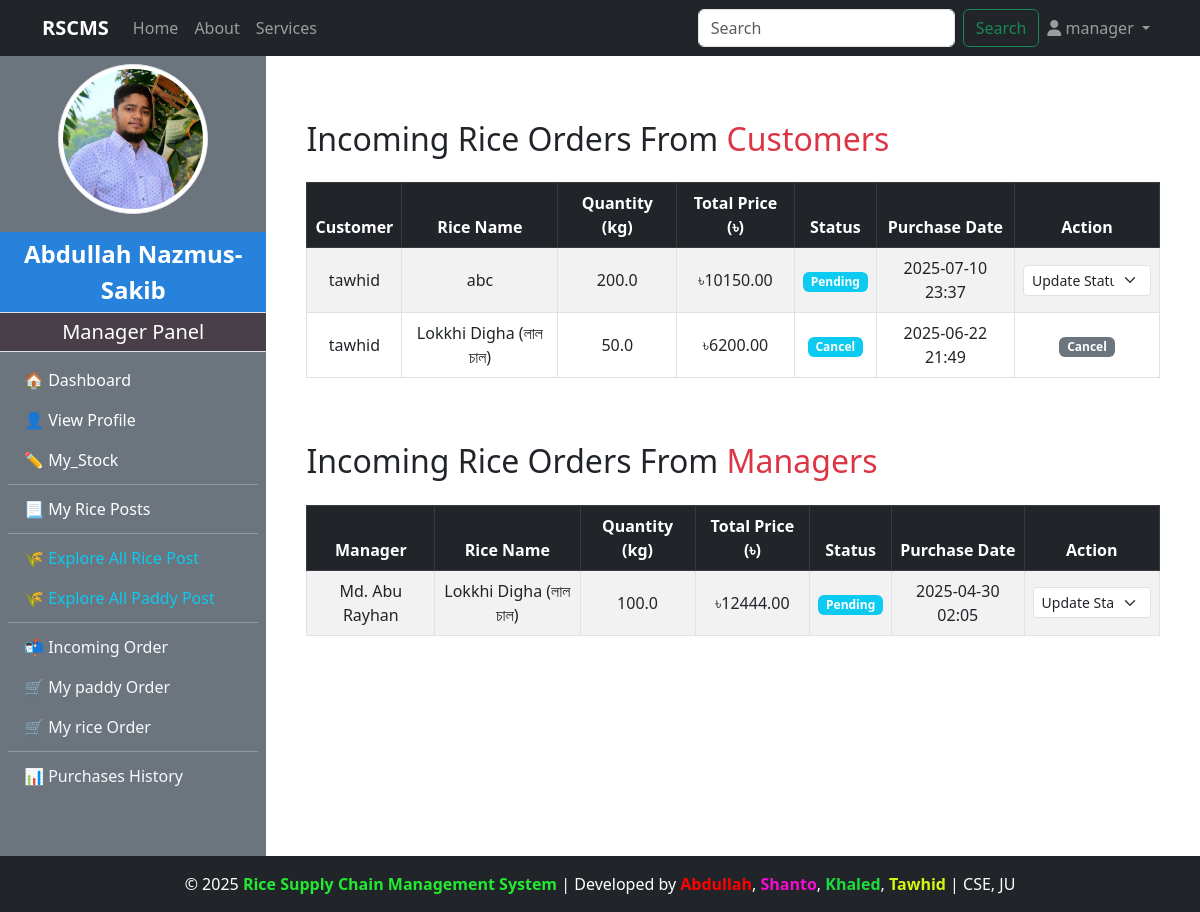
Screenshot of /manager/incoming_order/ (signed in) with the database file from the repository.
### accounts/models.py (models this page shows, shortened)
class CustomUser(AbstractUser):
    ROLE_CHOICES = (
        ('admin', 'Admin'),
        ('manager', 'Manager'),
        ('customer', 'Customer'),
        ('dealer', 'Dealer'),
    )
    role = models.CharField(max_length=20, choices=ROLE_CHOICES, default='admin')

### manager/models.py (models this page shows, shortened)
class ManagerProfile(models.Model):
    user = models.OneToOneField(CustomUser,on_delete=models.CASCADE,limit_choices_to={'role':'manager'},related_name="managerprofile")
    full_name = models.CharField(max_length=100)
    phone_number = models.CharField(max_length=11)
    transaction_password = models.CharField(blank=True)
    address = models.TextField()
    mill_name = models.CharField(max_length=100)
    mill_location = models.TextField()
    profile_image = models.ImageField(upload_to="manager_profile/",blank=True,null=True)
    experience_year = models.PositiveIntegerField(blank=True, null=True)
    bio = models.TextField(blank=True)
    created_at = models.DateTimeField(auto_now_add=True)

class RicePost(models.Model):
    manager = models.ForeignKey(CustomUser,on_delete=models.CASCADE, limit_choices_to={'role':'manager'},related_name="managerPost")
    rice_name = models.CharField(max_length=200, blank=True, null=True)
    quality = models.CharField(max_length=100)
    quantity_kg = models.FloatField()
    price_per_kg = models.DecimalField(max_digits=6, decimal_places=2)
    description = models.TextField()
    is_sold = models.BooleanField(default=False)
    rice_image = models.ImageField(upload_to="rice_image/",blank=True,null=True)
    created_at = models.DateTimeField(auto_now_add=True)

class PurchaseRice(models.Model):
    STATUS_CHOICES = [
        ('Pending', 'Pending'),
        ('Accepted', 'Accepted'),
        ('Shipping', 'Shipping'),
        ('Delivered', 'Delivered'),
        ('Successful', 'Successful'),
        ('Cancelled', 'Cancelled'),
    ]
    manager = models.ForeignKey(CustomUser, on_delete=models.CASCADE)
    rice = models.ForeignKey(RicePost, on_delete=models.CASCADE, related_name="PurchaseRice")
    quantity_purchased = models.FloatField()
    total_price = models.DecimalField(max_digits=10, decimal_places=2)
    profit_or_loss = models.FloatField(null=True, blank=True)
    delivery_cost = models.DecimalField(max_digits=6, decimal_places=2, default=0)
    is_confirmed = models.BooleanField(default=False)
    payment = models.BooleanField(default=False)
    status = models.CharField(max_length=20, choices=STATUS_CHOICES, default='Pending')  # ✅ Add this line
    purchase_date = models.DateTimeField(auto_now_add=True)

### customer/models.py (models this page shows, shortened)
class Purchase_Rice(models.Model):
    STATUS_CHOICES = [
        ('Pending', 'Pending'),
        ('Accepted', 'Accepted'),
        ('Cancel', 'Cancel'),
        ('Shipping', 'Shipping'),
        ('Delivered', 'Delivered'),
        ('Successful', 'Successful'),
    ]
    customer = models.ForeignKey(CustomUser, on_delete=models.CASCADE, related_name='customer_rice_purchases')
    rice = models.ForeignKey(RicePost, on_delete=models.CASCADE, related_name='customer_rice_orders')
    quantity_purchased = models.FloatField()
    total_price = models.DecimalField(max_digits=10, decimal_places=2)
    profit_or_loss = models.DecimalField(max_digits=10, decimal_places=2, default=0)
    delivery_cost = models.DecimalField(max_digits=6, decimal_places=2, default=0)
    is_confirmed = models.BooleanField(default=False)
    payment = models.BooleanField(default=False)
    status = models.CharField(max_length=20, choices=STATUS_CHOICES, default='Pending')  # ✅ New field
    purchase_date = models.DateTimeField(auto_now_add=True)

### manager/views.py (the view)
# urls.py: path('incoming_order/', views.incoming_order, name='incoming_order'),
@login_required
@user_passes_test(lambda u: u.role == 'manager')
def incoming_order(request):
    orders = Purchase_Rice.objects.filter(rice__manager=request.user).order_by("-purchase_date")
    rice_orders = PurchaseRice.objects.filter(rice__manager=request.user).order_by("-purchase_date")
    return render(request, 'manager/incoming_order.html', {'orders': orders,'rice_orders':rice_orders})

### admin_panel/context_processors.py (called while the page is built)
def admin_profile(request):
    if request.user.is_authenticated:
        try:
            admin = AdminProfile.objects.get(user=request.user)
            return {'admin': admin}
        except AdminProfile.DoesNotExist:
            return {}
    return {}

### customer/context_processors.py (called while the page is built)
def customer_profile(request):
    if request.user.is_authenticated:
        try:
            customer = CustomerProfile.objects.get(user=request.user)
            return {'customer': customer}
        except CustomerProfile.DoesNotExist:
            return {}
    return {}

### manager/context_processors.py (called while the page is built)
def manager_profile(request):
    if request.user.is_authenticated:
        try:
            manager = ManagerProfile.objects.get(user=request.user)
            return {'manager': manager}
        except ManagerProfile.DoesNotExist:
            return {}
    return {}

### manager/templates/manager/incoming_order.html (shortened to what this page needs)
{% extends "base.html" %}
{% load widget_tweaks %}
{% block content %}
<div class="container mt-5 mb-5">
    <h2 class="mb-4">Incoming Rice Orders From <span class="text-danger">Customers</span></h2>
    {% if orders %}
        <div class="table-responsive">
            <table class="table table-bordered table-striped table-hover align-middle text-center">
                <thead class="table-dark">
                    <tr>
                        <th>Customer</th>
                        <th>Rice Name</th>
                        <th>Quantity (kg)</th>
                        <th>Total Price (৳)</th>
                        <th>Status</th>
                        <th>Purchase Date</th>
                        <th>Action</th>
                    </tr>
                </thead>
                <tbody>
                    {% for order in orders %}
                        {% if order.status != "Successful" %}
                        <tr>
                            <td>{{ order.customer.username }}</td>
                            <td>{{ order.rice.rice_name }}</td>
                            <td>{{ order.quantity_purchased }}</td>
                            <td>৳{{ order.total_price }}</td>
                            <td><span class="badge bg-info">{{ order.status }}</span></td>
                            <td>{{ order.purchase_date|date:"Y-m-d H:i" }}</td>
                            <td>
                                {% if order.status == "Pending" %}
                                    <form method="post" action="{% url 'accept_rice_order_from_customer' order.id %}">
                                        <select name="new_status" class="form-select form-select-sm" onchange="this.form.submit()">
                                            <option disabled selected>Update Status</option>
                                        </select>
                                    </form>
                                {% else %}
                                    <span class="badge bg-secondary">{{ order.status }}</span>
                                {% endif %}
                            </td>
                        </tr>
                        {% endif %}
                    {% endfor %}
                </tbody>
            </table>
        </div>
    {% else %}
        <div class="alert alert-warning">No rice orders from customers available.</div>
    {% endif %}
</div>
<div class="container mb-5">
    <h2 class="mb-4">Incoming Rice Orders From <span class="text-danger">Managers</span></h2>
    {% if rice_orders %}
        <div class="table-responsive">
            <table class="table table-bordered table-striped table-hover align-middle text-center">
                <thead class="table-dark">
                    <tr>
                        <th>Manager</th>
                        <th>Rice Name</th>
                        <th>Quantity (kg)</th>
                        <th>Total Price (৳)</th>
                        <th>Status</th>
                        <th>Purchase Date</th>
                        <th>Action</th>
                    </tr>
                </thead>
                <tbody>
                    {% for order in rice_orders %}
                        {% if order.status != "Successful" %}
                        <tr>
                            <td>{{ order.manager.managerprofile.full_name }}</td>
                            <td>{{ order.rice.rice_name }}</td>
                            <td>{{ order.quantity_purchased }}</td>
                            <td>৳{{ order.total_price }}</td>
                            <td><span class="badge bg-info">{{ order.status }}</span></td>
                            <td>{{ order.purchase_date|date:"Y-m-d H:i" }}</td>
                            <td>
                                {% if order.status == "Pending" %}
                                    <form method="post" action="{% url 'accept_rice_order_from_manager' order.id %}">
                                        <select name="new_status" class="form-select form-select-sm" onchange="this.form.submit()">
                                            <option disabled selected>Update Status</option>
                                        </select>
                                    </form>
                                {% elif order.status == "Successful" %}
                                    <span class="badge bg-success">Received</span>
                                {% else %}
                                    <span class="badge bg-secondary">{{ order.status }}</span>
                                {% endif %}
                            </td>
                        </tr>
                        {% endif %}
                    {% endfor %}
                </tbody>
            </table>
        </div>
    {% else %}
        <div class="alert alert-warning">No rice orders from managers available.</div>
    {% endif %}
</div>
{% endblock %}

### templates/navbar.html (shortened to what this page needs)
<nav class="navbar navbar-expand-lg navbar-dark bg-dark">
    <div class="container">
        <a class="navbar-brand fw-bold" href="http://127.0.0.1:8000/">RSCMS</a>
        <div class="collapse navbar-collapse" id="navbarNav">
            <ul class="navbar-nav me-auto">
                <li class="nav-item">
                    {% if request.user.is_authenticated %}
                    {% if request.user.role == "manager" %}
                    <a class="nav-link" href="{% url 'manager_dashboard' %}">Home</a>
                    {% elif request.user.role == "customer" %}
                    <a class="nav-link" href="{% url 'customer_dashboard' %}">Home</a>
                    {% elif request.user.role == "dealer" %}
                    <a class="nav-link" href="{% url 'dealer_dashboard' %}">Home</a>
                    {% elif request.user.role == "admin" %}
                    <a class="nav-link" href="{% url 'admin_dashboard' %}">Home</a>
                    {% endif %}
                    {% endif %}
                </li>
                <li class="nav-item">
                    <a class="nav-link" href="{% url 'about' %}">About</a>
                </li>
                <li class="nav-item">
                    <a class="nav-link" href="{% url 'services' %}">Services</a>
                </li>
            </ul>
           <form class="d-flex" action="{% url 'search' %}" method = "get">
                <input class="form-control me-2" type="search" placeholder="Search" aria-label="Search" name="query" id="search">
                <button class="btn btn-outline-success" type="submit">Search</button>
            </form>
            <ul class="navbar-nav">
                <li class="nav-item dropdown">
                    <a class="nav-link dropdown-toggle" href="#" id="userDropdown" role="button" data-bs-toggle="dropdown" aria-expanded="false">
                        <i class="fas fa-user"></i>
                        {% if request.user.is_authenticated %}
                        {{ request.user.username }}
                        {% else %}
                            Account
                        {% endif %}
                    </a>
                </li>
            </ul>
        </div>
    </div>
</nav>

### templates/SlideBar.html (shortened to what this page needs)
{% load static %}
{% if request.user.is_authenticated and request.user.role == "manager" %}
<div class="bg-secondary text-white d-flex flex-column" style="min-width: 250px; height: 100vh;" >
<div class="text-center my-2">
    {% if manager and manager.profile_image %}
        <img src="{{ manager.profile_image.url }}" class="rounded-circle img-thumbnail" style="width: 150px; height: 150px; object-fit: cover; margin-bottom: 10px;" alt="Profile Image">
    {% else %}
        <img src="{% static 'images/default_profile.png' %}" class="rounded-circle img-thumbnail" style="width: 150px; height: 150px; object-fit: cover; margin-bottom: 10px;" alt="Default Profile Image">
    {% endif %}
</div>
    <div class="sidebar-user-name p-1 fs-4 border-bottom">{{manager.full_name}}</div>
    <div class="sidebar-header p-1 fs-5 border-bottom">Manager Panel</div>
    <nav class="nav flex-column p-2">
        <a class="nav-link text-white {% if request.resolver_match.url_name == 'manager_dashboard' %}active{% endif %}" href="{% url 'manager_dashboard' %}">🏠 Dashboard</a>
        <a class="nav-link text-white {% if request.resolver_match.url_name == 'manager_profile' %}active{% endif %}" href="{% url 'manager_profile' %}">👤 View Profile</a>
        <a class="nav-link text-white {% if request.resolver_match.url_name == 'manager_stock_management' %}active{% endif %}" href="{% url 'manager_stock_management' %}">✏️ My_Stock</a>
        <hr class="my-1">
        <a class="nav-link text-white {% if request.resolver_match.url_name == 'show_my_rice_post' %}active{% endif %}" href="{% url 'show_my_rice_post' %}">📃 My Rice Posts</a>
        <hr class="my-1">
        <a class="nav-link text-info {% if request.resolver_match.url_name == 'explore_all_rice_post' %}active{% endif %}" href="{% url 'explore_all_rice_post' %}">🌾 Explore All Rice Post</a>
        <a class="nav-link text-info {% if request.resolver_match.url_name == 'explore_paddy_post' %}active{% endif %}" href="{% url 'explore_paddy_post' %}">🌾 Explore All Paddy Post</a>
        <hr class="my-1">
        <a class="nav-link text-light {% if request.resolver_match.url_name == 'incoming_order' %}active{% endif %}" href="{% url 'incoming_order' %}">📬 Incoming Order</a>
        <a class="nav-link text-light {% if request.resolver_match.url_name == 'my_paddy_order' %}active{% endif %}" href="{% url 'my_paddy_order' %}">🛒 My paddy Order</a>
        <a class="nav-link text-light {% if request.resolver_match.url_name == 'my_rice_order' %}active{% endif %}" href="{% url 'my_rice_order' %}">🛒 My rice Order</a>
        <hr class="my-1">
        <a class="nav-link text-light {% if request.resolver_match.url_name == 'purchase_history' %}active{% endif %}" href="{% url 'purchase_history' %}">📊 Purchases History</a>
    </nav>
</div>
{% endif %}

### static/manager/css/dashboard.css (style rules this page uses)
body { display: flex; min-height: 100vh; margin: 0; }
.sidebar-header { font-size: 1.5rem; padding: 10px; background-color: #493f49; text-align: center; }
.sidebar-user-name { font-size: 1.2rem; padding: 10px; background-color: #2782dc; text-align: center; font-weight: bold; }

### rows the page displays
CustomUser: user.username "manager"
ManagerProfile: profile_image (picture), full_name "Abdullah Nazmus-Sakib"
Purchase_Rice: customer.username "tawhid", rice.rice_name "abc", quantity_purchased "200.0", total_price "10150.00", status "Pending", purchase_date "2025-07-10 23:37"
Purchase_Rice: customer.username "tawhid", rice.rice_name "Lokkhi Digha (লাল চাল)", quantity_purchased "50.0", total_price "6200.00", status "Cancel", purchase_date "2025-06-22 21:49"
PurchaseRice: manager.managerprofile.full_name "Md. Abu Rayhan", rice.rice_name "Lokkhi Digha (লাল চাল)", quantity_purchased "100.0", total_price "12444.00", status "Pending", purchase_date "2025-04-30 02:05"
